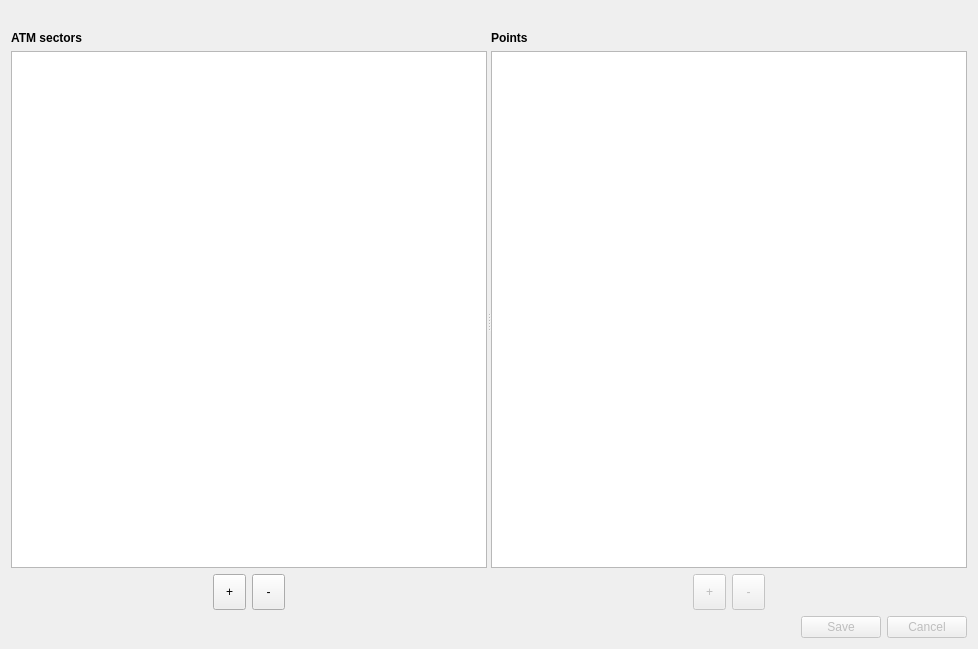
<?xml version="1.0" encoding="UTF-8"?>
<ui version="4.0">
 <class>SectorEditor</class>
 <widget class="QWidget" name="SectorEditor">
  <property name="geometry">
   <rect>
    <x>0</x>
    <y>0</y>
    <width>978</width>
    <height>649</height>
   </rect>
  </property>
  <property name="windowTitle">
   <string>Sector editor</string>
  </property>
  <layout class="QVBoxLayout" name="verticalLayout_3">
   <item>
    <widget class="QLabel" name="firLabel">
     <property name="font">
      <font>
       <weight>75</weight>
       <bold>true</bold>
      </font>
     </property>
     <property name="alignment">
      <set>Qt::AlignCenter</set>
     </property>
    </widget>
   </item>
   <item>
    <widget class="QSplitter" name="splitter_2">
     <property name="sizePolicy">
      <sizepolicy hsizetype="Expanding" vsizetype="Expanding">
       <horstretch>0</horstretch>
       <verstretch>0</verstretch>
      </sizepolicy>
     </property>
     <property name="orientation">
      <enum>Qt::Horizontal</enum>
     </property>
     <property name="childrenCollapsible">
      <bool>false</bool>
     </property>
     <widget class="QWidget" name="layoutWidget">
      <layout class="QVBoxLayout" name="verticalLayout">
       <item>
        <widget class="QLabel" name="label">
         <property name="font">
          <font>
           <weight>75</weight>
           <bold>true</bold>
          </font>
         </property>
         <property name="text">
          <string>ATM sectors</string>
         </property>
        </widget>
       </item>
       <item>
        <widget class="QTableView" name="sectorView">
         <property name="selectionBehavior">
          <enum>QAbstractItemView::SelectRows</enum>
         </property>
         <property name="sortingEnabled">
          <bool>true</bool>
         </property>
         <property name="wordWrap">
          <bool>false</bool>
         </property>
         <attribute name="horizontalHeaderCascadingSectionResizes">
          <bool>true</bool>
         </attribute>
         <attribute name="horizontalHeaderStretchLastSection">
          <bool>true</bool>
         </attribute>
         <attribute name="verticalHeaderCascadingSectionResizes">
          <bool>true</bool>
         </attribute>
        </widget>
       </item>
       <item>
        <layout class="QHBoxLayout" name="horizontalLayout">
         <item>
          <spacer name="horizontalSpacer_2">
           <property name="orientation">
            <enum>Qt::Horizontal</enum>
           </property>
           <property name="sizeHint" stdset="0">
            <size>
             <width>40</width>
             <height>20</height>
            </size>
           </property>
          </spacer>
         </item>
         <item>
          <widget class="QToolButton" name="addSectorButton">
           <property name="sizePolicy">
            <sizepolicy hsizetype="Preferred" vsizetype="Fixed">
             <horstretch>0</horstretch>
             <verstretch>0</verstretch>
            </sizepolicy>
           </property>
           <property name="minimumSize">
            <size>
             <width>33</width>
             <height>36</height>
            </size>
           </property>
           <property name="text">
            <string>+</string>
           </property>
          </widget>
         </item>
         <item>
          <widget class="QToolButton" name="deleteSectorButton">
           <property name="sizePolicy">
            <sizepolicy hsizetype="Preferred" vsizetype="Fixed">
             <horstretch>0</horstretch>
             <verstretch>0</verstretch>
            </sizepolicy>
           </property>
           <property name="minimumSize">
            <size>
             <width>33</width>
             <height>36</height>
            </size>
           </property>
           <property name="text">
            <string>-</string>
           </property>
          </widget>
         </item>
         <item>
          <spacer name="horizontalSpacer_3">
           <property name="orientation">
            <enum>Qt::Horizontal</enum>
           </property>
           <property name="sizeHint" stdset="0">
            <size>
             <width>40</width>
             <height>20</height>
            </size>
           </property>
          </spacer>
         </item>
        </layout>
       </item>
      </layout>
     </widget>
     <widget class="QWidget" name="layoutWidget_2">
      <layout class="QVBoxLayout" name="verticalLayout_2">
       <item>
        <widget class="QLabel" name="label_2">
         <property name="font">
          <font>
           <weight>75</weight>
           <bold>true</bold>
          </font>
         </property>
         <property name="text">
          <string>Points</string>
         </property>
        </widget>
       </item>
       <item>
        <widget class="QTableView" name="edgeView">
         <property name="selectionBehavior">
          <enum>QAbstractItemView::SelectRows</enum>
         </property>
         <property name="sortingEnabled">
          <bool>true</bool>
         </property>
         <property name="wordWrap">
          <bool>false</bool>
         </property>
         <attribute name="horizontalHeaderCascadingSectionResizes">
          <bool>true</bool>
         </attribute>
         <attribute name="horizontalHeaderStretchLastSection">
          <bool>true</bool>
         </attribute>
         <attribute name="verticalHeaderVisible">
          <bool>false</bool>
         </attribute>
         <attribute name="verticalHeaderCascadingSectionResizes">
          <bool>true</bool>
         </attribute>
        </widget>
       </item>
       <item>
        <layout class="QHBoxLayout" name="horizontalLayout_4">
         <item>
          <spacer name="horizontalSpacer_4">
           <property name="orientation">
            <enum>Qt::Horizontal</enum>
           </property>
           <property name="sizeHint" stdset="0">
            <size>
             <width>40</width>
             <height>20</height>
            </size>
           </property>
          </spacer>
         </item>
         <item>
          <widget class="QToolButton" name="addPointButton">
           <property name="enabled">
            <bool>false</bool>
           </property>
           <property name="sizePolicy">
            <sizepolicy hsizetype="Preferred" vsizetype="Fixed">
             <horstretch>0</horstretch>
             <verstretch>0</verstretch>
            </sizepolicy>
           </property>
           <property name="minimumSize">
            <size>
             <width>33</width>
             <height>36</height>
            </size>
           </property>
           <property name="text">
            <string>+</string>
           </property>
          </widget>
         </item>
         <item>
          <widget class="QToolButton" name="deletePointButton">
           <property name="enabled">
            <bool>false</bool>
           </property>
           <property name="sizePolicy">
            <sizepolicy hsizetype="Preferred" vsizetype="Fixed">
             <horstretch>0</horstretch>
             <verstretch>0</verstretch>
            </sizepolicy>
           </property>
           <property name="minimumSize">
            <size>
             <width>33</width>
             <height>36</height>
            </size>
           </property>
           <property name="text">
            <string>-</string>
           </property>
          </widget>
         </item>
         <item>
          <spacer name="horizontalSpacer_5">
           <property name="orientation">
            <enum>Qt::Horizontal</enum>
           </property>
           <property name="sizeHint" stdset="0">
            <size>
             <width>40</width>
             <height>20</height>
            </size>
           </property>
          </spacer>
         </item>
        </layout>
       </item>
      </layout>
     </widget>
    </widget>
   </item>
   <item>
    <widget class="QDialogButtonBox" name="operButtons">
     <property name="enabled">
      <bool>false</bool>
     </property>
     <property name="standardButtons">
      <set>QDialogButtonBox::Cancel|QDialogButtonBox::Save</set>
     </property>
    </widget>
   </item>
  </layout>
 </widget>
 <resources/>
 <connections/>
 <slots>
  <slot>OnAddRecord()</slot>
  <slot>OnDeleteRecord()</slot>
  <slot>OnRuleButtons(QAbstractButton*)</slot>
  <slot>OnAddPointRecord()</slot>
  <slot>OnDeletePointRecord()</slot>
 </slots>
</ui>
